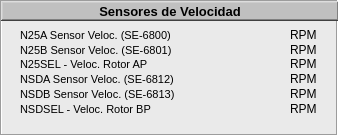
  <widget class="QFrame" name="Sensores_Velocidad">
   <property name="geometry">
    <rect>
     <x>686</x>
     <y>129</y>
     <width>338</width>
     <height>136</height>
    </rect>
   </property>
   <property name="styleSheet">
    <string notr="true">background-color: rgb(234, 234, 234);</string>
   </property>
   <property name="frameShape">
    <enum>QFrame::Box</enum>
   </property>
   <property name="frameShadow">
    <enum>QFrame::Sunken</enum>
   </property>
   <widget class="QFrame" name="frame_11">
    <property name="geometry">
     <rect>
      <x>1</x>
      <y>1</y>
      <width>338</width>
      <height>20</height>
     </rect>
    </property>
    <property name="styleSheet">
     <string notr="true">background-color: rgb(192, 192, 192);</string>
    </property>
    <property name="frameShape">
     <enum>QFrame::WinPanel</enum>
    </property>
    <property name="frameShadow">
     <enum>QFrame::Raised</enum>
    </property>
    <property name="lineWidth">
     <number>2</number>
    </property>
    <widget class="QLabel" name="label_15">
     <property name="geometry">
      <rect>
       <x>2</x>
       <y>2</y>
       <width>334</width>
       <height>16</height>
      </rect>
     </property>
     <property name="font">
      <font>
       <pointsize>10</pointsize>
       <weight>75</weight>
       <bold>true</bold>
      </font>
     </property>
     <property name="text">
      <string>Sensores de Velocidad</string>
     </property>
     <property name="alignment">
      <set>Qt::AlignCenter</set>
     </property>
    </widget>
   </widget>
   <widget class="QLabel" name="Descr_51">
    <property name="geometry">
     <rect>
      <x>20</x>
      <y>55</y>
      <width>200</width>
      <height>18</height>
     </rect>
    </property>
    <property name="font">
     <font>
      <pointsize>8</pointsize>
     </font>
    </property>
    <property name="layoutDirection">
     <enum>Qt::LeftToRight</enum>
    </property>
    <property name="text">
     <string>N25SEL - Veloc. Rotor AP</string>
    </property>
    <property name="alignment">
     <set>Qt::AlignLeading|Qt::AlignLeft|Qt::AlignVCenter</set>
    </property>
   </widget>
   <widget class="QLabel" name="lb_SV_Lect_N25SEL">
    <property name="geometry">
     <rect>
      <x>219</x>
      <y>55</y>
      <width>50</width>
      <height>18</height>
     </rect>
    </property>
    <property name="minimumSize">
     <size>
      <width>50</width>
      <height>18</height>
     </size>
    </property>
    <property name="maximumSize">
     <size>
      <width>50</width>
      <height>18</height>
     </size>
    </property>
    <property name="font">
     <font>
      <pointsize>8</pointsize>
     </font>
    </property>
    <property name="layoutDirection">
     <enum>Qt::LeftToRight</enum>
    </property>
    <property name="text">
     <string/>
    </property>
    <property name="alignment">
     <set>Qt::AlignRight|Qt::AlignTrailing|Qt::AlignVCenter</set>
    </property>
   </widget>
   <widget class="QLabel" name="lb_SV_Unit_N25SEL">
    <property name="geometry">
     <rect>
      <x>290</x>
      <y>55</y>
      <width>40</width>
      <height>18</height>
     </rect>
    </property>
    <property name="font">
     <font>
      <pointsize>9</pointsize>
     </font>
    </property>
    <property name="layoutDirection">
     <enum>Qt::LeftToRight</enum>
    </property>
    <property name="text">
     <string>RPM</string>
    </property>
    <property name="alignment">
     <set>Qt::AlignLeading|Qt::AlignLeft|Qt::AlignVCenter</set>
    </property>
   </widget>
   <widget class="QLabel" name="Descr_49">
    <property name="geometry">
     <rect>
      <x>20</x>
      <y>26</y>
      <width>200</width>
      <height>18</height>
     </rect>
    </property>
    <property name="font">
     <font>
      <pointsize>8</pointsize>
     </font>
    </property>
    <property name="layoutDirection">
     <enum>Qt::LeftToRight</enum>
    </property>
    <property name="text">
     <string>N25A Sensor Veloc. (SE-6800)</string>
    </property>
    <property name="alignment">
     <set>Qt::AlignLeading|Qt::AlignLeft|Qt::AlignVCenter</set>
    </property>
   </widget>
   <widget class="QLabel" name="lb_SV_Lect_SE6800">
    <property name="geometry">
     <rect>
      <x>219</x>
      <y>26</y>
      <width>50</width>
      <height>18</height>
     </rect>
    </property>
    <property name="minimumSize">
     <size>
      <width>50</width>
      <height>18</height>
     </size>
    </property>
    <property name="maximumSize">
     <size>
      <width>50</width>
      <height>18</height>
     </size>
    </property>
    <property name="font">
     <font>
      <pointsize>8</pointsize>
     </font>
    </property>
    <property name="layoutDirection">
     <enum>Qt::LeftToRight</enum>
    </property>
    <property name="text">
     <string/>
    </property>
    <property name="alignment">
     <set>Qt::AlignRight|Qt::AlignTrailing|Qt::AlignVCenter</set>
    </property>
   </widget>
   <widget class="QLabel" name="lb_SV_Unit_SE6800">
    <property name="geometry">
     <rect>
      <x>290</x>
      <y>26</y>
      <width>40</width>
      <height>18</height>
     </rect>
    </property>
    <property name="font">
     <font>
      <pointsize>9</pointsize>
     </font>
    </property>
    <property name="layoutDirection">
     <enum>Qt::LeftToRight</enum>
    </property>
    <property name="text">
     <string>RPM</string>
    </property>
    <property name="alignment">
     <set>Qt::AlignLeading|Qt::AlignLeft|Qt::AlignVCenter</set>
    </property>
   </widget>
   <widget class="QLabel" name="Descr_50">
    <property name="geometry">
     <rect>
      <x>20</x>
      <y>41</y>
      <width>200</width>
      <height>18</height>
     </rect>
    </property>
    <property name="font">
     <font>
      <pointsize>8</pointsize>
     </font>
    </property>
    <property name="layoutDirection">
     <enum>Qt::LeftToRight</enum>
    </property>
    <property name="text">
     <string>N25B Sensor Veloc. (SE-6801)</string>
    </property>
    <property name="alignment">
     <set>Qt::AlignLeading|Qt::AlignLeft|Qt::AlignVCenter</set>
    </property>
   </widget>
   <widget class="QLabel" name="lb_SV_Lect_SE6801">
    <property name="geometry">
     <rect>
      <x>219</x>
      <y>41</y>
      <width>50</width>
      <height>18</height>
     </rect>
    </property>
    <property name="minimumSize">
     <size>
      <width>50</width>
      <height>18</height>
     </size>
    </property>
    <property name="maximumSize">
     <size>
      <width>50</width>
      <height>18</height>
     </size>
    </property>
    <property name="font">
     <font>
      <pointsize>8</pointsize>
     </font>
    </property>
    <property name="layoutDirection">
     <enum>Qt::LeftToRight</enum>
    </property>
    <property name="text">
     <string/>
    </property>
    <property name="alignment">
     <set>Qt::AlignRight|Qt::AlignTrailing|Qt::AlignVCenter</set>
    </property>
   </widget>
   <widget class="QLabel" name="lb_SV_Unit_SE6801">
    <property name="geometry">
     <rect>
      <x>290</x>
      <y>41</y>
      <width>40</width>
      <height>18</height>
     </rect>
    </property>
    <property name="font">
     <font>
      <pointsize>9</pointsize>
     </font>
    </property>
    <property name="layoutDirection">
     <enum>Qt::LeftToRight</enum>
    </property>
    <property name="text">
     <string>RPM</string>
    </property>
    <property name="alignment">
     <set>Qt::AlignLeading|Qt::AlignLeft|Qt::AlignVCenter</set>
    </property>
   </widget>
   <widget class="QLabel" name="Descr_52">
    <property name="geometry">
     <rect>
      <x>20</x>
      <y>70</y>
      <width>200</width>
      <height>18</height>
     </rect>
    </property>
    <property name="font">
     <font>
      <pointsize>8</pointsize>
     </font>
    </property>
    <property name="layoutDirection">
     <enum>Qt::LeftToRight</enum>
    </property>
    <property name="text">
     <string>NSDA Sensor Veloc. (SE-6812)</string>
    </property>
    <property name="alignment">
     <set>Qt::AlignLeading|Qt::AlignLeft|Qt::AlignVCenter</set>
    </property>
   </widget>
   <widget class="QLabel" name="lb_SV_Lect_SE6812">
    <property name="geometry">
     <rect>
      <x>219</x>
      <y>70</y>
      <width>50</width>
      <height>18</height>
     </rect>
    </property>
    <property name="minimumSize">
     <size>
      <width>50</width>
      <height>18</height>
     </size>
    </property>
    <property name="maximumSize">
     <size>
      <width>50</width>
      <height>18</height>
     </size>
    </property>
    <property name="font">
     <font>
      <pointsize>8</pointsize>
     </font>
    </property>
    <property name="layoutDirection">
     <enum>Qt::LeftToRight</enum>
    </property>
    <property name="text">
     <string/>
    </property>
    <property name="alignment">
     <set>Qt::AlignRight|Qt::AlignTrailing|Qt::AlignVCenter</set>
    </property>
   </widget>
   <widget class="QLabel" name="lb_SV_Unit_SE6812">
    <property name="geometry">
     <rect>
      <x>290</x>
      <y>70</y>
      <width>40</width>
      <height>18</height>
     </rect>
    </property>
    <property name="font">
     <font>
      <pointsize>9</pointsize>
     </font>
    </property>
    <property name="layoutDirection">
     <enum>Qt::LeftToRight</enum>
    </property>
    <property name="text">
     <string>RPM</string>
    </property>
    <property name="alignment">
     <set>Qt::AlignLeading|Qt::AlignLeft|Qt::AlignVCenter</set>
    </property>
   </widget>
   <widget class="QLabel" name="Descr_54">
    <property name="geometry">
     <rect>
      <x>20</x>
      <y>100</y>
      <width>200</width>
      <height>18</height>
     </rect>
    </property>
    <property name="font">
     <font>
      <pointsize>8</pointsize>
     </font>
    </property>
    <property name="layoutDirection">
     <enum>Qt::LeftToRight</enum>
    </property>
    <property name="text">
     <string>NSDSEL - Veloc. Rotor BP</string>
    </property>
    <property name="alignment">
     <set>Qt::AlignLeading|Qt::AlignLeft|Qt::AlignVCenter</set>
    </property>
   </widget>
   <widget class="QLabel" name="lb_SV_Lect_NSDSEL">
    <property name="geometry">
     <rect>
      <x>219</x>
      <y>100</y>
      <width>50</width>
      <height>18</height>
     </rect>
    </property>
    <property name="minimumSize">
     <size>
      <width>50</width>
      <height>18</height>
     </size>
    </property>
    <property name="maximumSize">
     <size>
      <width>50</width>
      <height>18</height>
     </size>
    </property>
    <property name="font">
     <font>
      <pointsize>8</pointsize>
     </font>
    </property>
    <property name="layoutDirection">
     <enum>Qt::LeftToRight</enum>
    </property>
    <property name="text">
     <string/>
    </property>
    <property name="alignment">
     <set>Qt::AlignRight|Qt::AlignTrailing|Qt::AlignVCenter</set>
    </property>
   </widget>
   <widget class="QLabel" name="lb_SV_Unit_NSDSEL">
    <property name="geometry">
     <rect>
      <x>290</x>
      <y>100</y>
      <width>40</width>
      <height>18</height>
     </rect>
    </property>
    <property name="font">
     <font>
      <pointsize>9</pointsize>
     </font>
    </property>
    <property name="layoutDirection">
     <enum>Qt::LeftToRight</enum>
    </property>
    <property name="text">
     <string>RPM</string>
    </property>
    <property name="alignment">
     <set>Qt::AlignLeading|Qt::AlignLeft|Qt::AlignVCenter</set>
    </property>
   </widget>
   <widget class="QLabel" name="Descr_53">
    <property name="geometry">
     <rect>
      <x>20</x>
      <y>85</y>
      <width>200</width>
      <height>18</height>
     </rect>
    </property>
    <property name="font">
     <font>
      <pointsize>8</pointsize>
     </font>
    </property>
    <property name="layoutDirection">
     <enum>Qt::LeftToRight</enum>
    </property>
    <property name="text">
     <string>NSDB Sensor Veloc. (SE-6813)</string>
    </property>
    <property name="alignment">
     <set>Qt::AlignLeading|Qt::AlignLeft|Qt::AlignVCenter</set>
    </property>
   </widget>
   <widget class="QLabel" name="lb_SV_Lect_SE6813">
    <property name="geometry">
     <rect>
      <x>219</x>
      <y>85</y>
      <width>50</width>
      <height>18</height>
     </rect>
    </property>
    <property name="minimumSize">
     <size>
      <width>50</width>
      <height>18</height>
     </size>
    </property>
    <property name="maximumSize">
     <size>
      <width>50</width>
      <height>18</height>
     </size>
    </property>
    <property name="font">
     <font>
      <pointsize>8</pointsize>
     </font>
    </property>
    <property name="layoutDirection">
     <enum>Qt::LeftToRight</enum>
    </property>
    <property name="text">
     <string/>
    </property>
    <property name="alignment">
     <set>Qt::AlignRight|Qt::AlignTrailing|Qt::AlignVCenter</set>
    </property>
   </widget>
   <widget class="QLabel" name="lb_SV_Unit_SE6813">
    <property name="geometry">
     <rect>
      <x>290</x>
      <y>85</y>
      <width>40</width>
      <height>18</height>
     </rect>
    </property>
    <property name="font">
     <font>
      <pointsize>9</pointsize>
     </font>
    </property>
    <property name="layoutDirection">
     <enum>Qt::LeftToRight</enum>
    </property>
    <property name="text">
     <string>RPM</string>
    </property>
    <property name="alignment">
     <set>Qt::AlignLeading|Qt::AlignLeft|Qt::AlignVCenter</set>
    </property>
   </widget>
  </widget>
